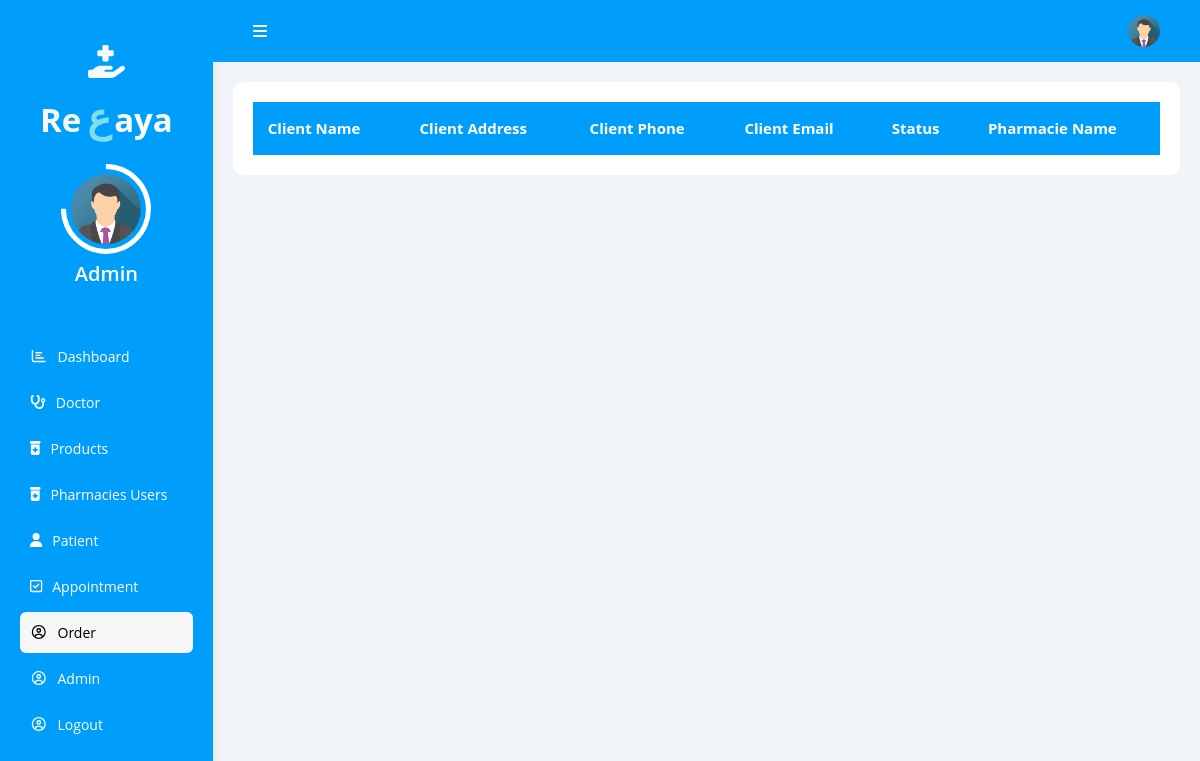
The app's page /dashboard/order.php (signed in), older data.
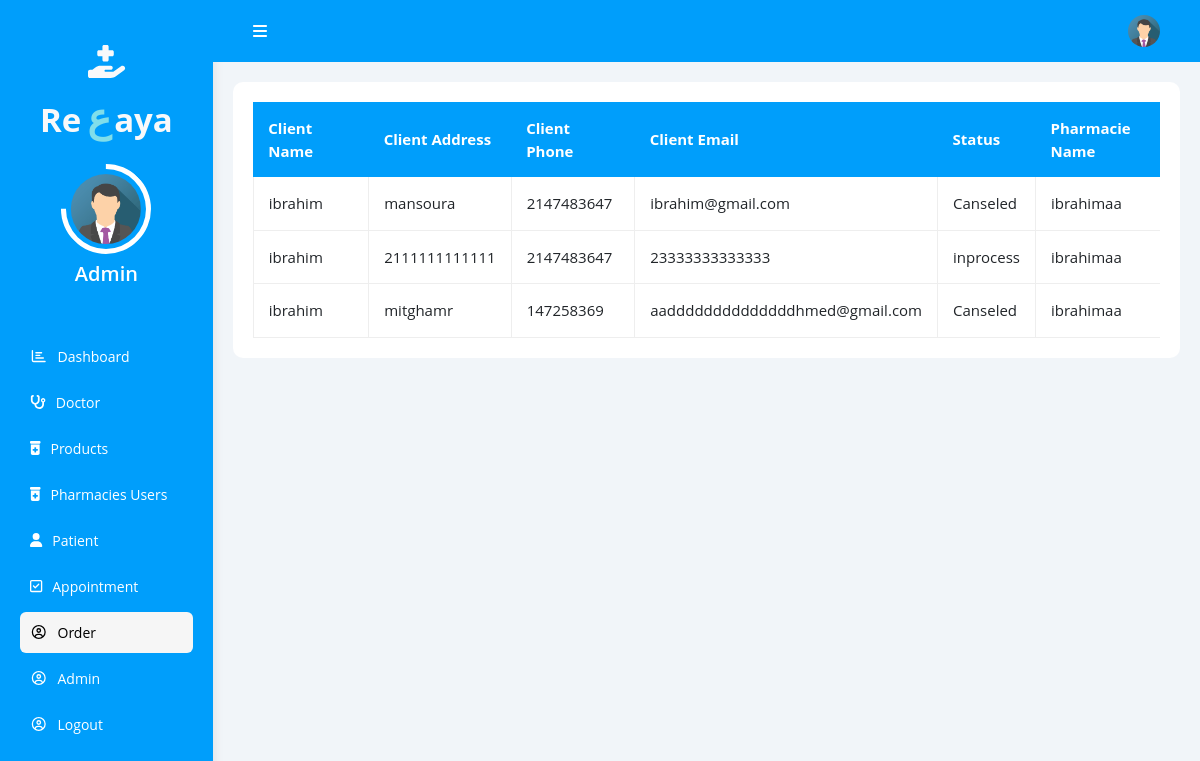
The same page, newer data.
### tables this page shows
CREATE TABLE `orders` (
  `order_id` int(11) NOT NULL,
  `client_phone` int(11) DEFAULT NULL,
  `client_name` varchar(255) DEFAULT NULL,
  `client_email` varchar(255) DEFAULT NULL,
  `client_address` varchar(255) DEFAULT NULL,
  `order_status` varchar(255) DEFAULT NULL,
  `product_Id` int(11) DEFAULT NULL,
  `price` int(255) NOT NULL,
  `product_Name` varchar(255) NOT NULL
);

CREATE TABLE `users` (
  `id` int(11) NOT NULL,
  `name` varchar(255) NOT NULL,
  `email` varchar(255) NOT NULL,
  `phone` varchar(255) NOT NULL,
  `address` varchar(255) NOT NULL,
  `role` varchar(255) DEFAULT NULL,
  `gender` varchar(255) DEFAULT NULL,
  `specialization` varchar(255) NOT NULL,
  `price` varchar(255) DEFAULT NULL,
  `docDesc` varchar(255) DEFAULT NULL,
  `image` varchar(255) NOT NULL,
  `password` varchar(255) NOT NULL
);

### dashboard/order.php (the view, shortened to what this page needs)
<?php
@include '../componant/config.php';
$adminId=$_SESSION['id'];
   $query = mysqli_query($conn, "SELECT * FROM users where role='admin' AND id='$adminId'");
   $fetch = mysqli_fetch_array($query);
   $adminName= "<h5 class='text-success text-white mb-3
   '>" . $fetch['name'] . "</h5>";
?>
<!DOCTYPE html>
<html lang="en">
<head>
    <link rel="stylesheet" href="../css/bootstrap.min.css" />
    <link rel="stylesheet" href="../css/all.min.css" />
    <link rel="stylesheet" href="../css/dashboard.css" />
</head>
<body>
    <div class="page d-flex">
        <div id="side" class="sidebar">
            <div class="logo text-center text-white">
                <a class="logo__icon d-block text-light fw-bold" href="dashboard.php"><i
                        class="fa-solid fa-hand-holding-medical"></i>
                    Re<span>ع</span>aya</a>
                <a class="img__link d-block" href="#"><img class="img-fluid" src="../images/admin.png"
                        alt="Admin" /></a>
                <h5 class="mt-2 mb-2 fw-semibold">Admin<h5><?php echo $adminName?></h5>
                </h5>
            </div>
            <ul>
                <li>
                    <a class=" d-flex align-items-center" href="dashboard.php">
                        <i class="fa-regular fa-chart-bar fa-fw"></i>
                        <span>Dashboard</span>
                    </a>
                </li>
                <li>
                    <a class=" d-flex align-items-center" href="doctors.php">
                        <i class="fa-solid fa-stethoscope"></i>
                        <span>Doctor</span>
                    </a>
                </li>
                <li>
                    <a class=" d-flex align-items-center" href="products.php">
                        <i class="fa-solid fa-prescription-bottle-medical"></i>
                        <span>Products</span>
                    </a>
                </li>
                <li>
                    <a class="d-flex align-items-center" href="pharmacie_users.php">
                        <i class="fa-solid fa-prescription-bottle-medical"></i>
                        <span>Pharmacies Users</span>
                    </a>
                </li>
                <li>
                    <a class="d-flex align-items-center" href="patient.php">
                        <i class="fa-solid fa-user"></i>
                        <span>Patient</span>
                    </a>
                </li>
                <li>
                    <a class="d-flex align-items-center" href="appointment.php">
                        <i class="fa-regular fa-square-check"></i>
                        <span>Appointment</span>
                    </a>
                </li>
                <li>
                    <a class="active d-flex align-items-center" href="order.php">
                        <i class="fa-regular fa-circle-user fa-fw"></i>
                        <span>Order</span>
                    </a>
                </li>
                <li>
                    <a class="d-flex align-items-center" href="admin.php">
                        <i class="fa-regular fa-circle-user fa-fw"></i>
                        <span>Admin</span>
                    </a>
                </li>
                <li>
                    <a class="d-flex align-items-center" href="../logout.php">
                        <i class="fa-regular fa-circle-user fa-fw"></i>
                        <span>Logout</span>
                    </a>
                </li>
            </ul>
        </div>
        <div class="content">
            <div class="head">
                <div onclick="hide()" class="menu">
                    <i class="fa-solid fa-bars"></i>
                </div>
                <div class="icon d-flex align-items-center">
                    <img src="../images/admin.png" alt="" />
                </div>
            </div>
            <?php
$quiry=("SELECT* from orders JOIN products on orders.product_Id=products.product_id JOIN users on products.user_id=users.id");
$select = mysqli_query($conn,$quiry);
?>
            <div class="patient bg-white">
                <div class="responsive-table">
                    <table>
                        <thead>
                            <tr>
                                <td>Client Name</td>
                                <td>Client Address</td>
                                <td>Client Phone</td>
                                <td>Client Email</td>
                                <td>Status</td>
                                <td>Pharmacie Name</td>
                            </tr>
                        </thead>
                        <tbody>
                            <?php while ($row = mysqli_fetch_assoc($select)) {
                                ?>
                            <tr>
                                <td>
                                    <?php echo $row['client_name']; ?>
                                </td>
                                <td>
                                    <?php echo $row['client_address']; ?>
                                </td>
                                <td>
                                    <?php echo $row['client_phone']; ?>
                                </td>
                                <td>
                                    <?php echo $row['client_email']; ?>
                                </td>
                                <td>
                                    <?php echo $row['order_status']; ?>
                                </td>
                                <td>
                                    <?php echo $row['name']; ?>
                                </td>
                            </tr>
                        </tbody>
                        <?php } ?>
                    </table>
                </div>
            </div>
        </div>
    </div>
</body>
</html>

### css/dashboard.css (style rules this page uses)
:root { --blue-color: #009efb; --blue-alt-color: #0d69d5; --success-color: #09c372; --error-color: #ff3860; }
* { box-sizing: border-box; }
body { font-family: "Open Sans", sans-serif; margin: 0; }
a { text-decoration: none; }
ul { list-style: none; padding: 0; }
.page { background-color: #f1f5f9; min-height: 100vh; }
.sidebar { width: 250px; padding: 20px; box-shadow: 0 0 10px #ddd; background-color: var(--blue-color); }
.sidebar>div { margin-bottom: 50px; }
.sidebar .logo .logo__icon { padding: 1.0625rem 0rem; font-size: 2.0625rem; }
.sidebar .logo .logo__icon span { color: #80deea; font-size: 40px; padding: 0rem 0.1875rem 0rem 0.375rem; }
.sidebar .logo .img__link { border: 0.3125rem solid #fff; border-radius: 100%; width: 52%; padding: 0.3125rem; height: 5.625rem; margin: auto; border-top-color: transparent; transform: rotate(-45deg); }
.sidebar .logo .img__link img { border-radius: 100%; transform: rotate(45deg); width: 100%; }
.sidebar .logo h5 { font-size: 1.25rem; }
.sidebar ul li a { margin-bottom: 5px; transition: 0.3s; color: white; padding: 10px; font-size: 14px; border-radius: 6px; }
.sidebar ul li a.active, .sidebar ul li a:hover { background-color: #f6f6f6; color: black; }
.sidebar ul li a span { font-size: 14px; margin-left: 10px; }
.content { overflow: hidden; width: 100vw; }
.content .head { display: flex; align-items: center; justify-content: space-between; background-color: var(--blue-color); padding: 15px 40px; }
.content .head .menu { color: white; cursor: pointer; }
.content .head .icon img { width: 32px; height: 32px; border-radius: 50%; }
.patient { padding: 20px; margin: 20px; border-radius: 10px; }
.patient .responsive-table { overflow-x: auto; }
.patient table { min-width: 1000px; border-spacing: 0; font-size: 15px; width: 100%; }
.patient thead td { background-color: var(--blue-color); color: white; font-weight: bold; }
.patient table td { padding: 15px; }
.patient tbody td { border-bottom: 1px solid #eee; border-left: 1px solid #eee; transition: 0.3s; }

Row changes from the older to the newer data that the page shows:
added orders: client_name "ibrahim", client_address "mansoura", client_phone "2147483647", client_email "ibrahim@gmail.com", order_status "Canseled", users.name "ibrahimaa"
added orders: client_name "ibrahim", client_address "2111111111111", client_phone "2147483647", client_email "23333333333333", order_status "inprocess", users.name "ibrahimaa"
added orders: client_name "ibrahim", client_address "mitghamr", client_phone "147258369", client_email "aaddddddddddddddhmed@gmail.com", order_status "Canseled", users.name "ibrahimaa"
